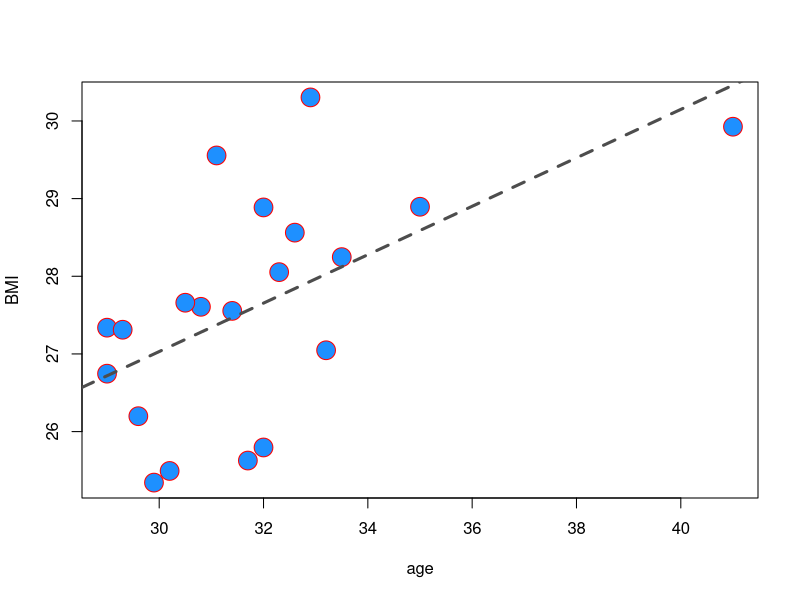
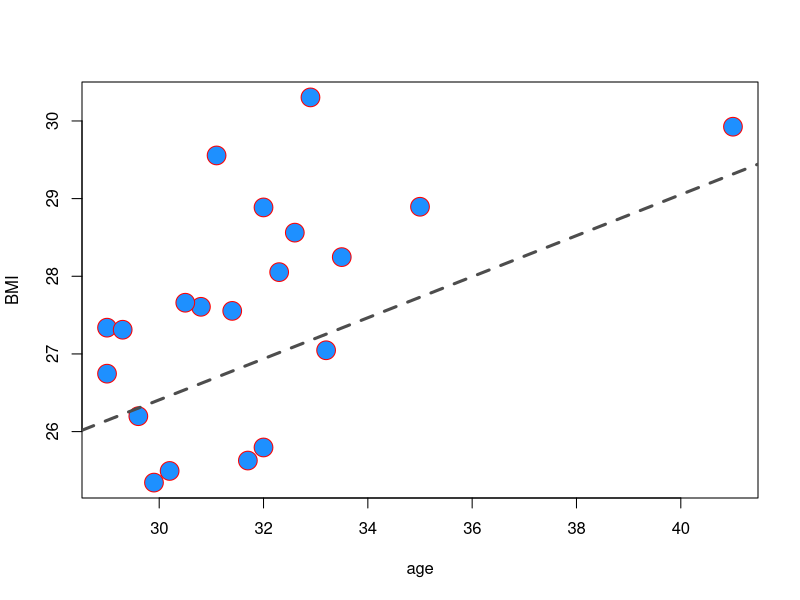
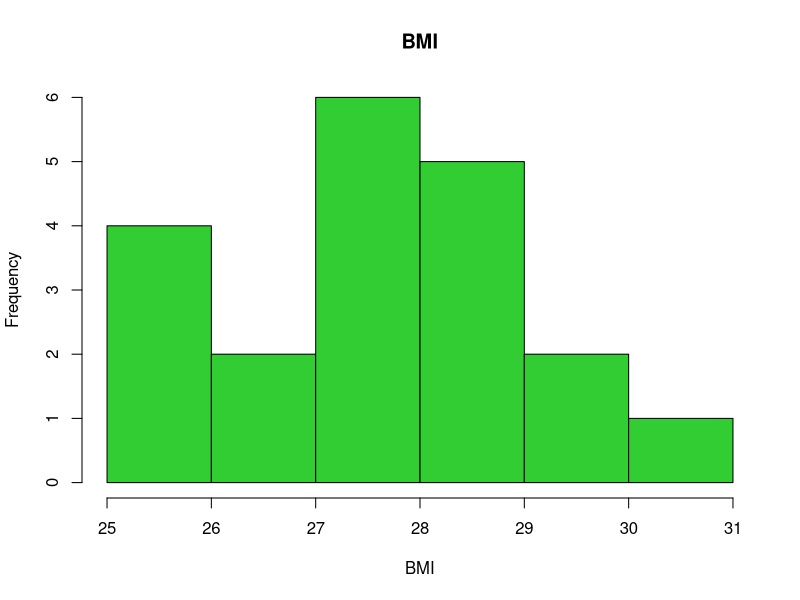
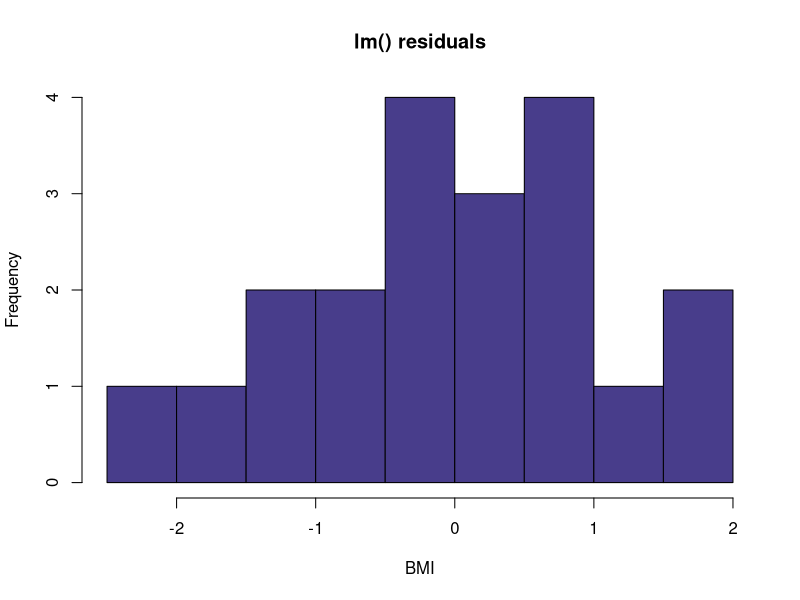
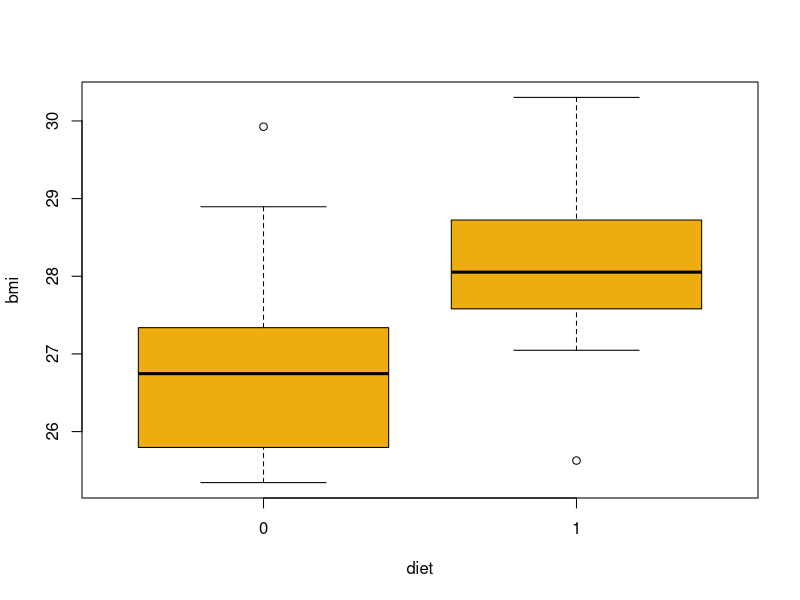

The R script that drew these images, in order:
## ---- chunk 1
knitr::opts_chunk$set(echo = TRUE)
####
if (!exists("show.solutions"))
    show.solutions <- F
## show output for solutions copy only, use as results=hide.results()
hide.results <- function() ifelse(show.solutions, "markup", "hide")
## show code and output for solutions copy only, use as include=hide.all()
hide.all <- function() show.solutions
## show figure for solutions copy only, use as show.fig=hide.figure()
hide.figure <- function() ifelse(show.solutions, "asis", "hide")
####
library(tidyverse)
## ---- chunk 2
y <- c("A","B","A","B","C")
y[2] <- 2
y[3] <- NA
y
is.na(y)
is.na(y[3])
na.omit(y)
## ---- chunk 3
mydata <- read.csv("bmi.csv")
## ---- chunk 4
mydata[1:3,]

head(mydata, n = 3)

mydata$bmi[1:5]

mydata[5,]
## ---- chunk 5
mean(mydata$bmi) # mean
median(mydata$bmi) # median
sd(mydata$bmi) # standard deviatiomn
min(mydata$bmi) # minimum
quantile(mydata$bmi, probs = c(0.025, 0.975)) # quantiles (95%CI)
table(mydata$sex) # frequencies
## ---- chunk 6
summary(mydata$bmi)
## ---- chunk 7
summary(mydata)
## ---- chunk 8
cor(mydata$bmi, mydata$age, method = "pearson")
## ---- chunk 9
fit <- lm(bmi~age, data=mydata)
fit
## ---- chunk 10
plot(mydata$age, mydata$bmi, 
     xlab = "age", ylab = "BMI", 
     pch = 21, cex = 2.5, 
     bg = "dodgerblue", col = "red")
abline(fit, col = "grey30", lwd = 3, lty = 2)
## ---- chunk 11
summary(fit)
## ---- chunk 12
fit <- lm(bmi ~ age + sex + diet, data=mydata)

summary(fit)
## ---- chunk 13
coef(fit)
coef(summary(fit))
is.data.frame( coef(summary(fit)) )
is.matrix( coef(summary(fit)) )
coef(summary(fit))["age","Estimate"]
names(summary(fit))
## ---- chunk 14
plot(mydata$age, mydata$bmi, 
     xlab = "age", ylab = "BMI", 
     pch = 21, cex = 2.5, 
     bg = "dodgerblue", col = "red")
abline(fit, col = "grey30", lwd = 3, lty = 2)
## ---- chunk 15
hist(mydata$bmi, main="BMI",xlab = "BMI", 
     col = "limegreen" )
## ---- chunk 16
fitres = residuals(fit)
hist(fitres, main="lm() residuals",xlab = "BMI", 
     col = "darkslateblue" )
## ---- chunk 17
boxplot(bmi ~ diet, data=mydata, col = "darkgoldenrod2")
## ---- chunk 18
x <- 11:15
x[3] == 13 # Does 13 equals 13 ?
x[3] != 12 # Does 13 not equal 12 ?
x[3] < x[4]  # Is 13 less than 14 ?
x[1] <= x[2] & !x[2] > x[3]   ## Is 11 less than or equal to 12 and is 12 not greater than 13 ?
x[1] < x[2] | x[2] > x[3]     ## Is 11 < 12 or is 12 > 13 ?
x < 12 # Which values in x are smaller than 12?
all(x >= 11) # Are each value in x greater than or equal to 11 ?

## ---- chunk 19
score = 90
if (score > 85) {
  grade <- "A"
} else {
  grade <- "F"
}

grade

score = seq(70,100, by = 5)

( grade <- ifelse(score > 85, "A", "F") )

score = 60

if (score > 85) {
  grade <- "A"
  } else if (score > 75){
    grade <- "B"
    } else {
      grade <- "F"
      }
grade

score = seq(70,100, by = 5)

( grade <- ifelse(score > 85, "A", ifelse(score > 75, "B", "F")) )


## ---- chunk 20
euclidean.norm <- function(x) {
  out <- sqrt(sum(x^2))
  return(out)
}
## ---- chunk 21
euclidean.norm(c(3,4))
euclidean.norm(c(2,3,6))
euclidean.norm(c(1,4,8))
## ---- chunk 22
n = nrow(mydata)
i = 1
out = c()
while(i <= n){
  o = sum( mydata$age[i] < 32  )
  out = c(out, o)
  ## update i
  i = i + 1
}
out
## ---- chunk 23
out = c()
for(i in 1:nrow(mydata)){
  o = sum( mydata$age[i] < 32  )
  out = c(out, o)
}
out
## ---- chunk 24
out = sapply(1:nrow(mydata), function(i){
  sum( mydata$age[i] < 32  )
})
out
## ---- chunk 25
out = apply(mydata, 1, function(x){
  sum( x[2] < 32 )
})
out
## ---- chunk 26
library(Hmisc)
## ---- chunk 27
describe(c(1,1,2,1,3,5,1,3,5,2,3,4))
